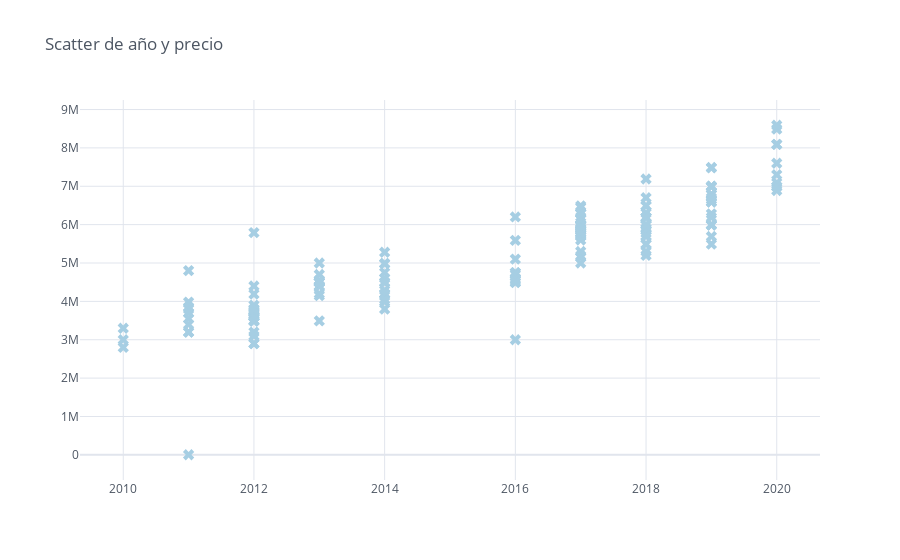

The notebook cell saved with this chart:
### Code cell
df.iplot(kind='scatter',
         mode='markers',
         size=10,
         symbol='x',
         colorscale='paired',
         x = 'Año',
         y = 'Precio',
         title='Scatter de año y precio')

### Figure 1 — Plotly figure (JSON) as saved in the notebook; plotly's stock layout.template omitted (floating-point values rounded to 4 significant figures; data arrays with more than 128 entries replaced by an {"elided": "..."} marker saying what was removed)
{"data": [{"line": {"color": "rgba(166, 206, 227, 1.0)", "dash": "solid", "shape": "linear", "width": 1.3}, "marker": {"size": 10, "symbol": "x"}, "mode": "markers", "name": "Precio", "text": "", "type": "scatter", "x": {"elided": "148 int values"}, "y": {"elided": "148 int values"}}], "layout": {"legend": {"bgcolor": "#FFFFFF", "font": {"color": "#4D5663"}}, "paper_bgcolor": "#FFFFFF", "plot_bgcolor": "#FFFFFF", "title": {"font": {"color": "#4D5663"}, "text": "Scatter de año y precio"}, "xaxis": {"gridcolor": "#E1E5ED", "showgrid": true, "tickfont": {"color": "#4D5663"}, "title": {"font": {"color": "#4D5663"}, "text": ""}, "zerolinecolor": "#E1E5ED"}, "yaxis": {"gridcolor": "#E1E5ED", "showgrid": true, "tickfont": {"color": "#4D5663"}, "title": {"font": {"color": "#4D5663"}, "text": ""}, "zerolinecolor": "#E1E5ED"}}}
